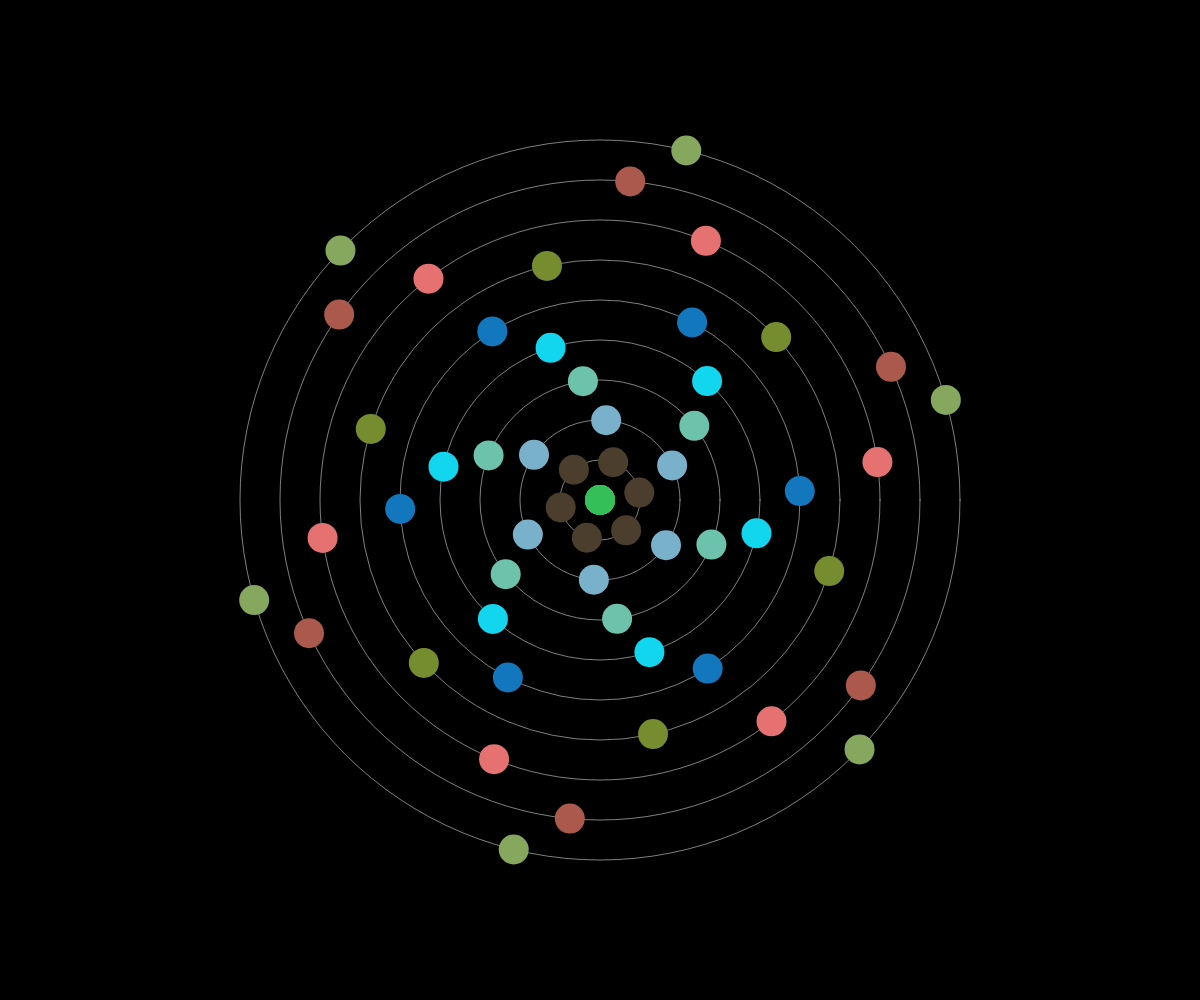
Frame 1 (no input)
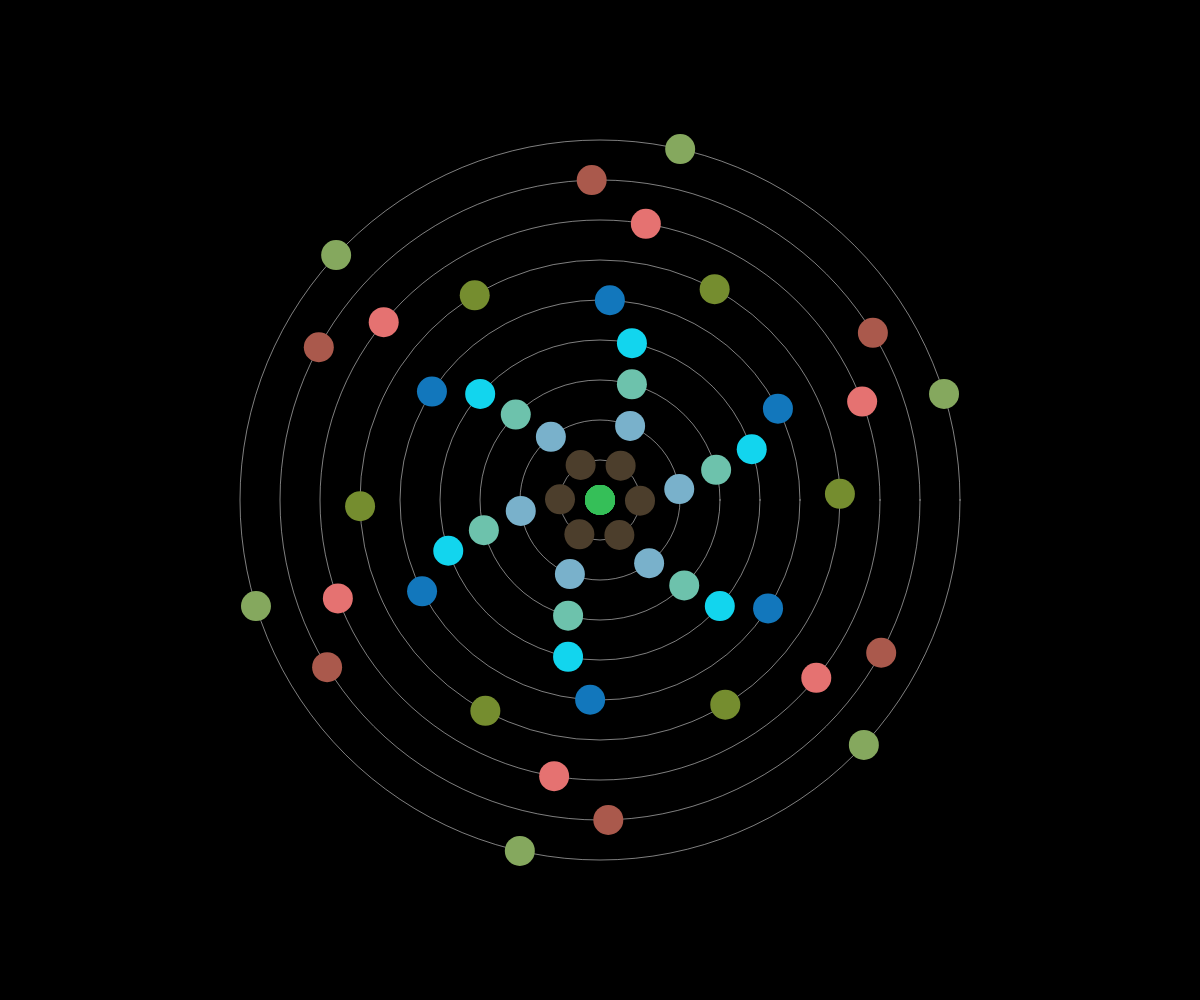
Frame 60 (no input)
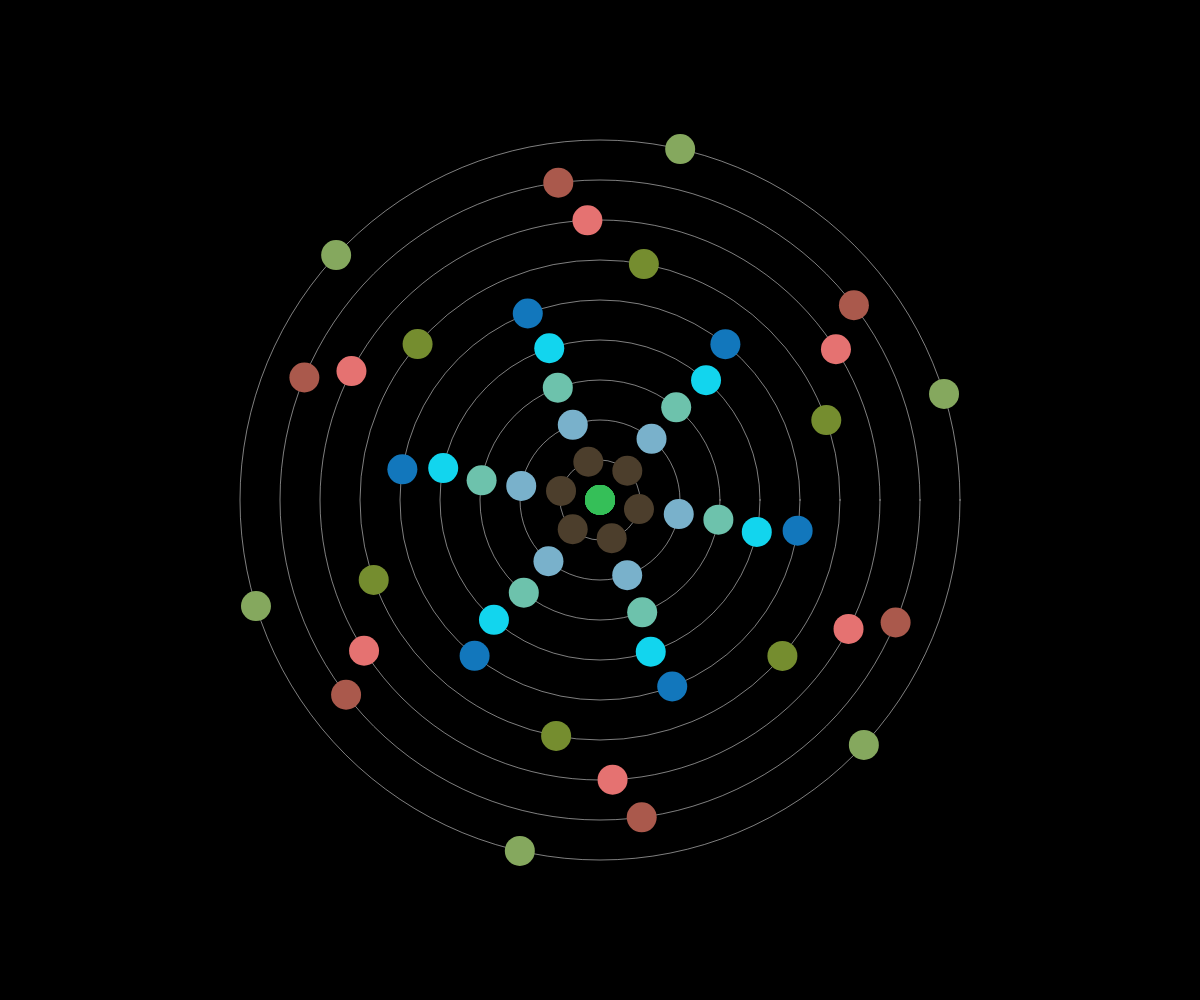
Frame 120 (the mouse pressed at the canvas centre since frame 60)

The p5.js sketch that drew these frames (run headless with seeded random() and noise() and a simulated clock; from frame 60 on, the mouse is pressed at the canvas centre):

// p5.js sketch
// ── sketch.js
let radius = [];
let angle = [];
let color = [];

function setup() {
  createCanvas(windowWidth, windowHeight);
  angleMode(DEGREES);
  translate(width/2, height/2)
  background(0);

  for(let i=0;i<10;i++){
    radius.push(i*80)
    angle.push(random(360))
    color.push({r:random(255),g:random(255),b:random(255)})
  };
}

function draw() {
  translate(width/2, height/2)
  background(0);

  for(let i=0;i<10;i++){
    stroke(255);
    strokeWeight(0.5);
    noFill();
    ellipse(0, 0, radius[i], radius[i]);    
  }

  for(let j=0; j<radius.length;j++){
    // let circleX = (radius[j] / 2) * cos(angle[j]); // 半径を2で割る
    // let circleY = (radius[j] / 2) * sin(angle[j]); // 半径を2で割る

    // fill(color[j].r,color[j].g,color[j].b);
    // noStroke();
    // ellipse(circleX, circleY, 30, 30);
    for(let k = 0; k < 6; k++){
      let offsetAngle = angle[j] + k * 60; // 120度ずつずらして配置
      let circleX = (radius[j] / 2) * cos(offsetAngle);
      let circleY = (radius[j] / 2) * sin(offsetAngle);
      
    fill(color[j].r,color[j].g,color[j].b);
    noStroke();
      ellipse(circleX, circleY, 30, 30);
  }
    
    angle[j] += (j + 1) * 0.1; // 速度を調整
  }
}
